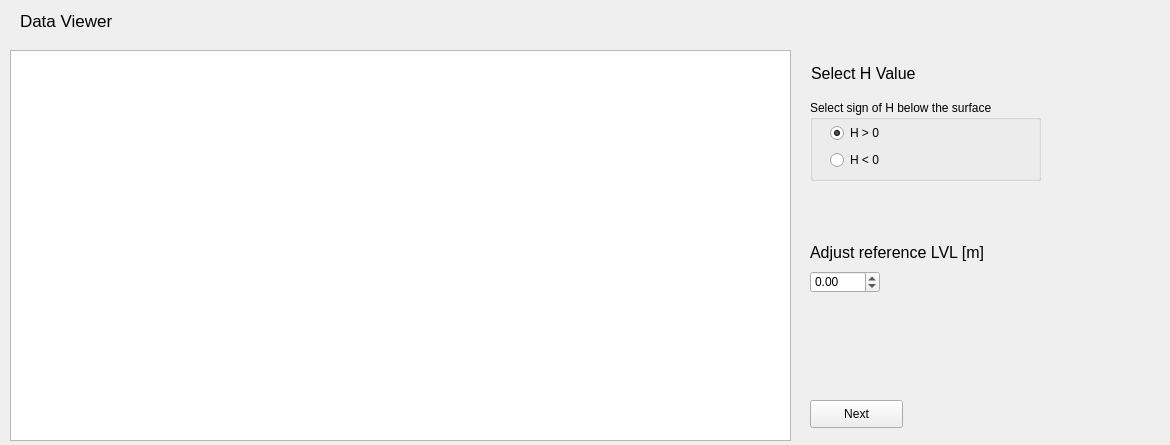
<?xml version="1.0" encoding="UTF-8"?>
<ui version="4.0">
 <class>BathyViewer</class>
 <widget class="QWidget" name="BathyViewer">
  <property name="geometry">
   <rect>
    <x>0</x>
    <y>0</y>
    <width>1170</width>
    <height>445</height>
   </rect>
  </property>
  <property name="windowTitle">
   <string>BathyView</string>
  </property>
  <widget class="QGraphicsView" name="graphicsView">
   <property name="geometry">
    <rect>
     <x>10</x>
     <y>50</y>
     <width>781</width>
     <height>391</height>
    </rect>
   </property>
  </widget>
  <widget class="QPushButton" name="SavenewlvlPushButton">
   <property name="geometry">
    <rect>
     <x>810</x>
     <y>400</y>
     <width>93</width>
     <height>28</height>
    </rect>
   </property>
   <property name="text">
    <string>Next</string>
   </property>
  </widget>
  <widget class="QLabel" name="label">
   <property name="geometry">
    <rect>
     <x>20</x>
     <y>0</y>
     <width>211</width>
     <height>41</height>
    </rect>
   </property>
   <property name="font">
    <font>
     <pointsize>13</pointsize>
    </font>
   </property>
   <property name="text">
    <string>Data Viewer</string>
   </property>
  </widget>
  <widget class="QDoubleSpinBox" name="AdjustBathydoubleSpinBox">
   <property name="geometry">
    <rect>
     <x>810</x>
     <y>271</y>
     <width>70</width>
     <height>22</height>
    </rect>
   </property>
   <property name="minimum">
    <double>-100.000000000000000</double>
   </property>
  </widget>
  <widget class="QLabel" name="label_2">
   <property name="geometry">
    <rect>
     <x>810</x>
     <y>240</y>
     <width>223</width>
     <height>24</height>
    </rect>
   </property>
   <property name="font">
    <font>
     <pointsize>12</pointsize>
    </font>
   </property>
   <property name="text">
    <string>Adjust reference LVL [m]</string>
   </property>
  </widget>
  <widget class="QLabel" name="label_3">
   <property name="geometry">
    <rect>
     <x>811</x>
     <y>61</y>
     <width>130</width>
     <height>24</height>
    </rect>
   </property>
   <property name="font">
    <font>
     <pointsize>12</pointsize>
    </font>
   </property>
   <property name="text">
    <string>Select H Value</string>
   </property>
  </widget>
  <widget class="QGroupBox" name="hGroupBox">
   <property name="geometry">
    <rect>
     <x>810</x>
     <y>100</y>
     <width>231</width>
     <height>81</height>
    </rect>
   </property>
   <property name="title">
    <string>Select sign of H below the surface</string>
   </property>
   <widget class="QRadioButton" name="greaterRadioButton">
    <property name="geometry">
     <rect>
      <x>20</x>
      <y>50</y>
      <width>59</width>
      <height>20</height>
     </rect>
    </property>
    <property name="text">
     <string>H &lt; 0</string>
    </property>
   </widget>
   <widget class="QRadioButton" name="lesserRadioButton">
    <property name="geometry">
     <rect>
      <x>20</x>
      <y>23</y>
      <width>59</width>
      <height>20</height>
     </rect>
    </property>
    <property name="text">
     <string>H &gt; 0</string>
    </property>
    <property name="checked">
     <bool>true</bool>
    </property>
   </widget>
  </widget>
  <widget class="QLabel" name="label_4">
   <property name="geometry">
    <rect>
     <x>20</x>
     <y>60</y>
     <width>211</width>
     <height>41</height>
    </rect>
   </property>
   <property name="font">
    <font>
     <pointsize>13</pointsize>
    </font>
   </property>
   <property name="text">
    <string/>
   </property>
  </widget>
 </widget>
 <resources/>
 <connections/>
</ui>
